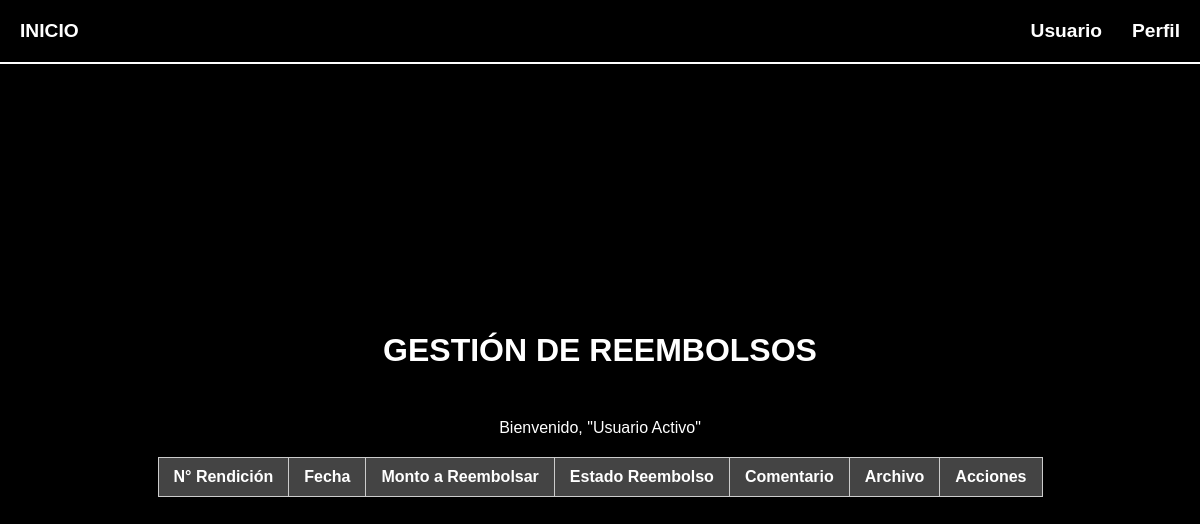
/gestion-reembolsos/, run on an earlier commit of the app's database.
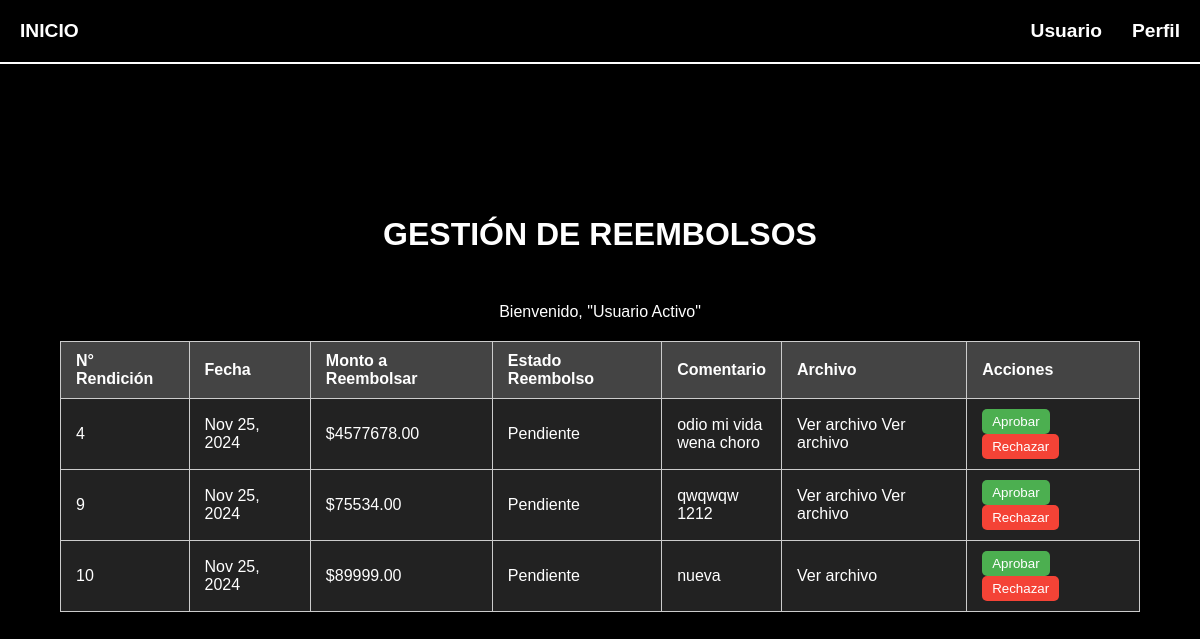
And on a later commit of the database.
### MainApp/models.py (models this page shows, shortened)
class Rendicion(models.Model):
    fecha_creacion = models.DateField(auto_now_add=True)  # Fecha en la que se crea la rendición
    total = models.DecimalField(max_digits=10, decimal_places=2, default=0)  # Monto total de la rendición
    estado = models.CharField(max_length=20, default='En progreso')  # Estado de la rendición (Ej: En progreso, Confirmada)

class Gasto(models.Model):
    tipo = models.CharField(max_length=50)  # Tipo de gasto (Ej: Transporte, Alimentación)
    monto = models.DecimalField(max_digits=10, decimal_places=2)  # Monto del gasto
    descripcion = models.TextField(max_length=200, blank=True)  # Descripción opcional del gasto
    documento_respaldo = models.FileField(upload_to='documentos/', blank=True, null=True)  # Archivo opcional como respaldo del gasto
    rendicion = models.ForeignKey(
        Rendicion,
        on_delete=models.CASCADE,
        related_name='gastos',
        null=True,
        blank=True
    )  # Relación opcional con una rendición (gasto temporal si está en blanco)

### MainApp/views.py (the view, shortened to what this page needs)
# urls.py: path('gestion-reembolsos/', gestion_reembolsos, name='gestion_reembolsos'),
def gestion_reembolsos(request):
    rendiciones_pendientes = Rendicion.objects.filter(estado='Pendiente')
    for rendicion in rendiciones_pendientes:
        gastos = Gasto.objects.filter(rendicion=rendicion)
        rendicion.total = sum(gasto.monto for gasto in gastos)
        rendicion.save()
    return render(request, 'MainApp/gestion_reembolsos.html', {
        'reembolsos': rendiciones_pendientes
    })

### MainApp/templates/MainApp/gestion_reembolsos.html (shortened to what this page needs)
<!DOCTYPE html>
<html lang="es">
<head>
    {% load static %}
    <link rel="stylesheet" href="{% static 'MainApp/gestion_reembolsos.css' %}">
</head>
<body>
    <header class="header">
        <div class="logo">
            <a href="{% url 'index' %}">INICIO</a>
        </div>
        <ul class="nav-links">
            <li><a href="#">Usuario</a></li>
            <li><a href="#">Perfil</a></li>
        </ul>
    </header>
    <main class="main-content">
        <h1 class="welcome-text">GESTIÓN DE REEMBOLSOS</h1>
        <p class="user-welcome">Bienvenido, "Usuario Activo"</p>
        <div class="table-container">
            <table class="reembolso-table">
                <thead>
                    <tr>
                        <th>N° Rendición</th>
                        <th>Fecha</th>
                        <th>Monto a Reembolsar</th>
                        <th>Estado Reembolso</th>
                        <th>Comentario</th>
                        <th>Archivo</th>
                        <th>Acciones</th>
                    </tr>
                </thead>
                <tbody>
                    {% for reembolso in reembolsos %}
                    <tr>
                        <td>{{ reembolso.id }}</td>
                        <td>{{ reembolso.fecha_creacion|date:"M d, Y" }}</td>
                        <td>${{ reembolso.total }}</td>
                        <td>{{ reembolso.estado }}</td>
                        <td>
                            {% for gasto in reembolso.gastos.all %}
                                <p>{{ gasto.descripcion }}</p>
                            {% empty %}
                                Sin comentarios
                            {% endfor %}
                        </td>
                        <td>
                            {% for gasto in reembolso.gastos.all %}
                                {% if gasto.documento_respaldo %}
                                    <a href="{{ gasto.documento_respaldo.url }}" target="_blank">Ver archivo</a>
                                {% else %}
                                    Sin archivo
                                {% endif %}
                            {% empty %}
                                Sin archivo
                            {% endfor %}
                        </td>
                        <td>
                            <form method="POST" style="display:inline;">
                                <button type="submit" class="approve-button">Aprobar</button>
                            </form>
                            <form method="POST" style="display:inline;">
                                <button type="submit" class="reject-button">Rechazar</button>
                            </form>
                        </td>
                    </tr>
                    {% endfor %}
                </tbody>
            </table>
        </div>
    </main>
</body>
</html>

What changed in the data, as far as the page shows it:
added Rendicion: id "4", fecha_creacion "Nov 25, 2024", total "4577678.00", estado "Pendiente"
added Gasto: descripcion "odio mi vida"
added Gasto: descripcion "wena choro"
added Rendicion: id "9", fecha_creacion "Nov 25, 2024", total "75534.00", estado "Pendiente"
added Gasto: descripcion "qwqwqw"
added Gasto: descripcion "1212"
added Rendicion: id "10", fecha_creacion "Nov 25, 2024", total "89999.00", estado "Pendiente"
added Gasto: descripcion "nueva"
